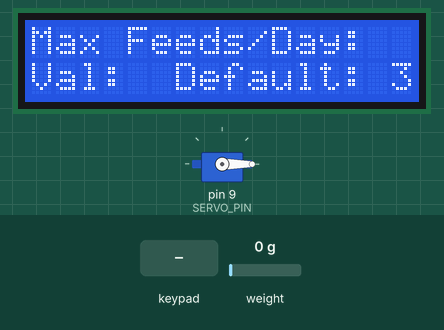
This sketch was run on a simulated Arduino Uno, built with avr-gcc and run on an emulated ATmega328P. Parts: 16×2 character LCD, servo. Inputs (shaded band) come from the test bench; at power-on: weight on the scale 0 g. What the sketch prints to the serial monitor is not drawn.

Above: at 2.2 s.
2.3 s: key '#' pressed
At 5.0 s:
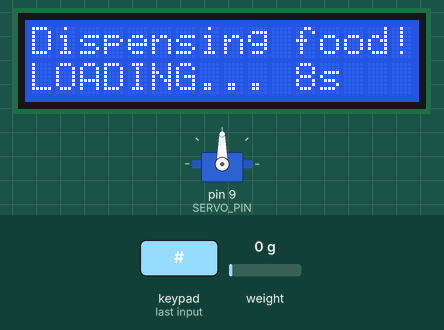
5.3 s: key 'D' pressed
At 6.2 s:
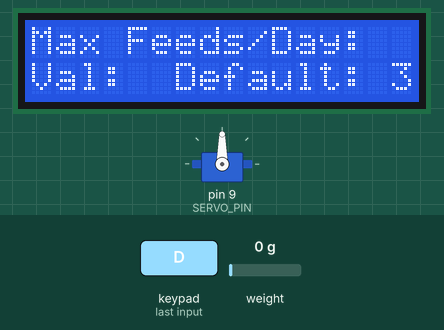
6.9 s: keypad keys 1 0 1 1 1 2 1 3 # pressed 0.4 s apart
At 13.4 s:
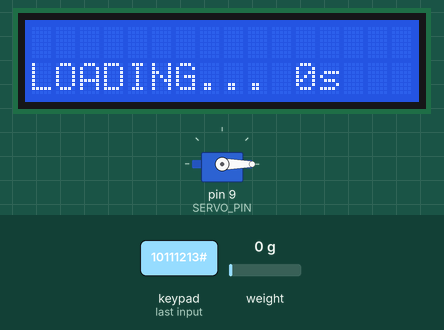
13.5 s: weight on the scale set to 2 g
At 15.8 s:
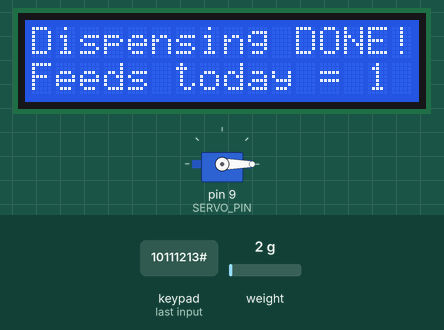
16.1 s: weight on the scale set to 9 g
17.6 s: weight on the scale set to 12 g
At 18.4 s:
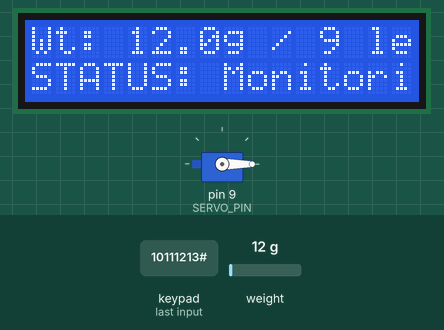
Timing chart, 0 to 20.1 s (numbered marks = the images above; inputs shaded):
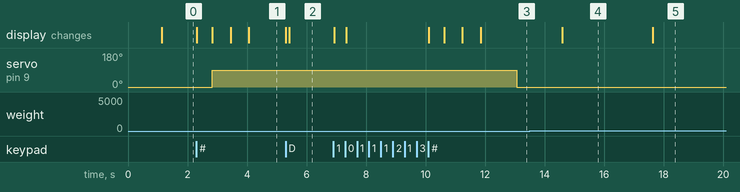

The sketch:

sketch.ino
```cpp
#include <Keypad.h>
#include <LiquidCrystal_I2C.h>
#include "HX711.h"
#include <Servo.h>


// HX711 pin locations
//Data pin
const int LOADCELL_DOUT_PIN = 3;
//Clock pin
const int LOADCELL_SCK_PIN = 2;

// Servo pin locations
const int SERVO_PIN = 9;

// Keypad pin locations
const byte ROWS = 4;
const byte COLS = 4;

//Arduino pins connected to rows on the keypad
byte rowPins[ROWS] = {10, 11, 12, 13};

//Arduino pins connected by columns on the keypad
byte colPins[COLS] = {4, 5, 6, 7};

//Creates the maping of the keypad
char keys[ROWS][COLS] = {
  {'1','2','3','A'},
  {'4','5','6','B'},
  {'7','8','9','C'},
  {'*','0','#','D'}
};

//Initalizes keypad object
Keypad customKeypad = Keypad (makeKeymap(keys), rowPins, colPins, ROWS, COLS);

//To confirm the feed amount typed in during setup
const char CONFIRM_KEY = '#';

//To reset the feed amount after setup
const char RESET_KEY = 'D';

//Specs for display screen
LiquidCrystal_I2C lcd(0x27, 16, 2);

//Initializes external objects
HX711 scale;
Servo dispenser;

float calibrationFactor = 0.42;

//Defines the states the system can be in
enum FeederState {
  STATE_SETUP_MAX_FEEDINGS,
  STATE_RUNNING,
  STATE_DAILY_LIMIT_REACHED
};

//Feeder starts in setup state
FeederState currentState = STATE_SETUP_MAX_FEEDINGS;
String inputBuffer = "";
bool firstRun = true;

// Settings that the user inputs. If nothing inputted the default is 3
int maxDispensesPerDay = 3;

// Counter for the feeds dispensed
int dispensesToday = 0;

const float EMPTY_THRESHOLD = 1.0;
const int DISPENSE_TIME = 10000;
const float WEIGHT_CHANGE_THRESHOLD = 10.0;

bool dispensing = false;
unsigned long dispenseStartTime = 0;
float lastReportedWeight = 0.0;

bool printedDispensing = false;

void runDisplayLogic();
void handleKey(char key);
void saveValueAndAdvanceState();


void setup() {
  Serial.begin(9600);

  // Initialize the LCD
  lcd.init();
  lcd.backlight();

  // Initialize HX711
  scale.begin(LOADCELL_DOUT_PIN, LOADCELL_SCK_PIN);

  // Initialize servo, closed position
  dispenser.attach(SERVO_PIN);
  dispenser.write(0);

  // Tare the scale
  Serial.println("Calibrating scale...");
  scale.tare(10);
  scale.set_scale(calibrationFactor);

  Serial.println("Automatic Cat Feeder Ready!");
  Serial.println("Weight starts at zero.\n");

  // Starts the setup display process
  runDisplayLogic();
}

void loop() {

  //Checks for keypad input
  char customKey = customKeypad.getKey();

  // Checks for key presses
  if (customKey){
    if (currentState == STATE_SETUP_MAX_FEEDINGS) {
      handleKey(customKey);
    } else if (customKey == RESET_KEY) {
      currentState = STATE_SETUP_MAX_FEEDINGS;
      firstRun = true;
    }
  }

  //Displays update on state change
  if (firstRun){
    runDisplayLogic();
    firstRun = false;
  }

  //Only runs dispensing logic when in the RUNNING state
  if (currentState == STATE_RUNNING) {

    if (scale.is_ready()) {
      float weight = scale.get_units(5);

      //Checks the daily limit
      if (dispensesToday >= maxDispensesPerDay) {
        currentState = STATE_DAILY_LIMIT_REACHED;
        firstRun = true;

      }

      // Report changes in weight
      if (abs(weight - lastReportedWeight) > WEIGHT_CHANGE_THRESHOLD && !dispensing) {
        lcd.clear();
        lcd.print("Wt: ");
        lcd.print(weight, 1);
        lcd.print("g / ");
        lcd.print(maxDispensesPerDay - dispensesToday);
        lcd.print(" left");
        lcd.setCursor(0,1);
        lcd.print("STATUS: Monitoring");
        lastReportedWeight = weight;
      }

      // If currently dispensing
      if (dispensing) {
        //Print "Dispensing"
        if (!printedDispensing) {
        Serial.println("Dispensing");
        printedDispensing = true;
      }

        // Check if 10 seconds have passed
        if (millis() - dispenseStartTime >= DISPENSE_TIME) {
          dispenser.write(0);
          dispensing = false;

          delay(500);
          scale.get_units(10);

          //Increments the counter and updates display
          dispensesToday++;

          lcd.clear();
          lcd.print("Dispensing DONE!");
          lcd.setCursor(0,1);
          lcd.print("Feeds today = " + String(dispensesToday));
        } else {
          //Countdown displayed
          long timeLeft = (dispenseStartTime + DISPENSE_TIME - millis()) / 1000;
          lcd.setCursor(0, 1);
          lcd.print("LOADING... ");
          lcd.print(timeLeft);
          lcd.print("s  ");
        }
      }
      //If not displensing and weight is zero
      else if (weight < EMPTY_THRESHOLD) {
        dispenser.write(90);
        dispensing = true;
        printedDispensing = false;
        dispenseStartTime = millis();

        lcd.clear();
        lcd.print("Dispensing food!");
        lcd.setCursor(0, 1);
        lcd.print("Loading for 10s");
      }
    }

    //Display to prevent the scale from being read too quickly
    delay(100);
  }
}


//Updates the LCD based on the system state
void runDisplayLogic() {
  lcd.clear();
  switch (currentState) {
    case STATE_SETUP_MAX_FEEDINGS:
      lcd.print("Max Feeds/Day:");
      lcd.setCursor(0, 1);
      lcd.print("Val: " + inputBuffer + " Default: " + String(maxDispensesPerDay) );
      break;

    case STATE_RUNNING:
      break;

    case STATE_DAILY_LIMIT_REACHED:
      lcd.print("DAILY LIMIT REACHED!");
      lcd.setCursor(0, 1);
      lcd.print("Feeds: " + String(dispensesToday));
      break;
  }
}

//Processes the keypad input
void handleKey(char key) {

  // Only runs during STATE_SETUP_MAX_FEEDINGS
  if (key >= '0' && key <= '9') {
    if (inputBuffer.length() < 2) {
      inputBuffer += key;
      runDisplayLogic();
    }
  } else if (key == '*') {
    // Backspace key
    if (inputBuffer.length() > 0) {
      inputBuffer.remove(inputBuffer.length() - 1);
      runDisplayLogic();
    }
  //When the # key is presses it triggers the running state
  } else if (key == CONFIRM_KEY) {
    saveValueAndAdvanceState();
  }
}

void saveValueAndAdvanceState() {
  if (inputBuffer.length() > 0) {
    maxDispensesPerDay = inputBuffer.toInt();
  }

  currentState = STATE_RUNNING;
  dispensesToday = 0;
  inputBuffer = "";
  firstRun = true;
}
```

Measured:
- the behaviour switches between 0 and 1 g on weight on the scale (found by bisection; images 3 and 4)
- the behaviour switches between 10 and 11 g on weight on the scale (found by bisection; images 4 and 5)
- after the input at 2.3 s, servo on pin 9 (SERVO_PIN): 0° → 90° after 0.54 s; the display: first changes at once (image 1 shows a later state)
- after the input at 5.3 s, the display: changes after 0.13 s (image 2)
- after the input at 6.9 s, servo on pin 9 (SERVO_PIN): 90° → 0° after 6.2 s; the display: first changes at once (image 3 shows a later state)
- after the input at 13.5 s, servo on pin 9 (SERVO_PIN): stays 0° (without the input it goes to 90° after 1.7 s)
- after the input at 16.1 s, every drawn part: stays the same
- after the input at 17.6 s, the display: changes at once (image 5)
